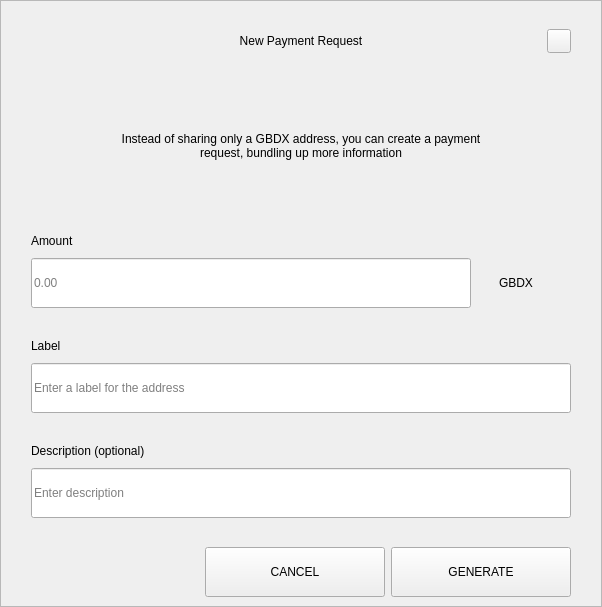
<?xml version="1.0" encoding="UTF-8"?>
<ui version="4.0">
 <class>RequestDialog</class>
 <widget class="QDialog" name="RequestDialog">
  <property name="geometry">
   <rect>
    <x>0</x>
    <y>0</y>
    <width>602</width>
    <height>607</height>
   </rect>
  </property>
  <property name="windowTitle">
   <string>Dialog</string>
  </property>
  <layout class="QVBoxLayout" name="verticalLayout_5">
   <property name="spacing">
    <number>0</number>
   </property>
   <property name="leftMargin">
    <number>0</number>
   </property>
   <property name="topMargin">
    <number>0</number>
   </property>
   <property name="rightMargin">
    <number>0</number>
   </property>
   <property name="bottomMargin">
    <number>0</number>
   </property>
   <item>
    <widget class="QFrame" name="frame">
     <property name="styleSheet">
      <string notr="true"/>
     </property>
     <property name="frameShape">
      <enum>QFrame::StyledPanel</enum>
     </property>
     <property name="frameShadow">
      <enum>QFrame::Raised</enum>
     </property>
     <layout class="QVBoxLayout" name="verticalLayout_4" stretch="1,0,0">
      <property name="spacing">
       <number>0</number>
      </property>
      <property name="leftMargin">
       <number>30</number>
      </property>
      <property name="topMargin">
       <number>20</number>
      </property>
      <property name="rightMargin">
       <number>30</number>
      </property>
      <property name="bottomMargin">
       <number>0</number>
      </property>
      <item>
       <layout class="QHBoxLayout" name="horizontalLayout_3">
        <property name="spacing">
         <number>0</number>
        </property>
        <item>
         <spacer name="horizontalSpacer_21">
          <property name="orientation">
           <enum>Qt::Horizontal</enum>
          </property>
          <property name="sizeHint" stdset="0">
           <size>
            <width>40</width>
            <height>20</height>
           </size>
          </property>
         </spacer>
        </item>
        <item>
         <widget class="QLabel" name="labelTitle">
          <property name="minimumSize">
           <size>
            <width>0</width>
            <height>40</height>
           </size>
          </property>
          <property name="maximumSize">
           <size>
            <width>16777215</width>
            <height>40</height>
           </size>
          </property>
          <property name="styleSheet">
           <string notr="true">padding-left:24px;</string>
          </property>
          <property name="text">
           <string>New Payment Request</string>
          </property>
          <property name="alignment">
           <set>Qt::AlignCenter</set>
          </property>
          <property name="margin">
           <number>7</number>
          </property>
         </widget>
        </item>
        <item>
         <spacer name="horizontalSpacer">
          <property name="orientation">
           <enum>Qt::Horizontal</enum>
          </property>
          <property name="sizeHint" stdset="0">
           <size>
            <width>40</width>
            <height>20</height>
           </size>
          </property>
         </spacer>
        </item>
        <item>
         <widget class="QPushButton" name="btnEsc">
          <property name="minimumSize">
           <size>
            <width>24</width>
            <height>24</height>
           </size>
          </property>
          <property name="maximumSize">
           <size>
            <width>24</width>
            <height>24</height>
           </size>
          </property>
          <property name="focusPolicy">
           <enum>Qt::NoFocus</enum>
          </property>
          <property name="text">
           <string/>
          </property>
         </widget>
        </item>
       </layout>
      </item>
      <item>
       <widget class="QStackedWidget" name="stack">
        <property name="minimumSize">
         <size>
          <width>540</width>
          <height>0</height>
         </size>
        </property>
        <property name="maximumSize">
         <size>
          <width>540</width>
          <height>16777215</height>
         </size>
        </property>
        <property name="currentIndex">
         <number>0</number>
        </property>
        <widget class="QWidget" name="page_1">
         <property name="minimumSize">
          <size>
           <width>540</width>
           <height>0</height>
          </size>
         </property>
         <property name="maximumSize">
          <size>
           <width>540</width>
           <height>16777215</height>
          </size>
         </property>
         <layout class="QVBoxLayout" name="layout1">
          <property name="spacing">
           <number>0</number>
          </property>
          <property name="leftMargin">
           <number>0</number>
          </property>
          <property name="topMargin">
           <number>0</number>
          </property>
          <property name="rightMargin">
           <number>0</number>
          </property>
          <property name="bottomMargin">
           <number>0</number>
          </property>
          <item>
           <spacer name="verticalSpacer_21">
            <property name="orientation">
             <enum>Qt::Vertical</enum>
            </property>
            <property name="sizeType">
             <enum>QSizePolicy::Fixed</enum>
            </property>
            <property name="sizeHint" stdset="0">
             <size>
              <width>20</width>
              <height>30</height>
             </size>
            </property>
           </spacer>
          </item>
          <item alignment="Qt::AlignHCenter">
           <widget class="QLabel" name="labelMessage">
            <property name="minimumSize">
             <size>
              <width>400</width>
              <height>50</height>
             </size>
            </property>
            <property name="text">
             <string>Instead of sharing only a GBDX address, you can create a payment request, bundling up more information</string>
            </property>
            <property name="alignment">
             <set>Qt::AlignCenter</set>
            </property>
            <property name="wordWrap">
             <bool>true</bool>
            </property>
           </widget>
          </item>
          <item alignment="Qt::AlignBottom">
           <widget class="QWidget" name="containerAmount" native="true">
            <layout class="QVBoxLayout" name="verticalLayout">
             <property name="spacing">
              <number>9</number>
             </property>
             <property name="leftMargin">
              <number>0</number>
             </property>
             <property name="topMargin">
              <number>0</number>
             </property>
             <property name="rightMargin">
              <number>0</number>
             </property>
             <property name="bottomMargin">
              <number>0</number>
             </property>
             <item>
              <widget class="QLabel" name="labelSubtitleAmount">
               <property name="minimumSize">
                <size>
                 <width>350</width>
                 <height>16</height>
                </size>
               </property>
               <property name="maximumSize">
                <size>
                 <width>16777215</width>
                 <height>16</height>
                </size>
               </property>
               <property name="text">
                <string>Amount</string>
               </property>
              </widget>
             </item>
             <item alignment="Qt::AlignTop">
              <widget class="QWidget" name="layoutAmount" native="true">
               <layout class="QHBoxLayout" name="horizontalLayout" stretch="2,0">
                <property name="spacing">
                 <number>0</number>
                </property>
                <property name="leftMargin">
                 <number>0</number>
                </property>
                <property name="topMargin">
                 <number>0</number>
                </property>
                <property name="rightMargin">
                 <number>0</number>
                </property>
                <property name="bottomMargin">
                 <number>0</number>
                </property>
                <item>
                 <widget class="QLineEdit" name="lineEditAmount">
                  <property name="minimumSize">
                   <size>
                    <width>0</width>
                    <height>50</height>
                   </size>
                  </property>
                  <property name="maximumSize">
                   <size>
                    <width>16777215</width>
                    <height>50</height>
                   </size>
                  </property>
                  <property name="placeholderText">
                   <string notr="true">0.00</string>
                  </property>
                 </widget>
                </item>
                <item>
                 <widget class="QWidget" name="comboContainer" native="true">
                  <property name="minimumSize">
                   <size>
                    <width>100</width>
                    <height>50</height>
                   </size>
                  </property>
                  <property name="maximumSize">
                   <size>
                    <width>16777215</width>
                    <height>50</height>
                   </size>
                  </property>
                  <layout class="QHBoxLayout" name="horizontalLayout_31">
                   <property name="spacing">
                    <number>0</number>
                   </property>
                   <property name="leftMargin">
                    <number>0</number>
                   </property>
                   <property name="topMargin">
                    <number>0</number>
                   </property>
                   <property name="rightMargin">
                    <number>10</number>
                   </property>
                   <property name="bottomMargin">
                    <number>0</number>
                   </property>
                   <item>
                    <widget class="QLabel" name="comboBoxCoin">
                     <property name="text">
                      <string>GBDX</string>
                     </property>
                     <property name="alignment">
                      <set>Qt::AlignCenter</set>
                     </property>
                    </widget>
                   </item>
                  </layout>
                 </widget>
                </item>
               </layout>
              </widget>
             </item>
            </layout>
           </widget>
          </item>
          <item>
           <spacer name="verticalSpacer_31">
            <property name="orientation">
             <enum>Qt::Vertical</enum>
            </property>
            <property name="sizeType">
             <enum>QSizePolicy::Fixed</enum>
            </property>
            <property name="sizeHint" stdset="0">
             <size>
              <width>20</width>
              <height>30</height>
             </size>
            </property>
           </spacer>
          </item>
          <item>
           <layout class="QVBoxLayout" name="verticalLayoutLabel">
            <property name="spacing">
             <number>9</number>
            </property>
            <item>
             <widget class="QLabel" name="labelSubtitleLabel">
              <property name="minimumSize">
               <size>
                <width>0</width>
                <height>16</height>
               </size>
              </property>
              <property name="maximumSize">
               <size>
                <width>16777215</width>
                <height>16</height>
               </size>
              </property>
              <property name="text">
               <string>Label</string>
              </property>
             </widget>
            </item>
            <item>
             <widget class="QLineEdit" name="lineEditLabel">
              <property name="minimumSize">
               <size>
                <width>0</width>
                <height>50</height>
               </size>
              </property>
              <property name="maximumSize">
               <size>
                <width>16777215</width>
                <height>50</height>
               </size>
              </property>
              <property name="placeholderText">
               <string>Enter a label for the address</string>
              </property>
             </widget>
            </item>
           </layout>
          </item>
          <item>
           <spacer name="verticalSpacer_34">
            <property name="orientation">
             <enum>Qt::Vertical</enum>
            </property>
            <property name="sizeType">
             <enum>QSizePolicy::Fixed</enum>
            </property>
            <property name="sizeHint" stdset="0">
             <size>
              <width>20</width>
              <height>30</height>
             </size>
            </property>
           </spacer>
          </item>
          <item>
           <layout class="QVBoxLayout" name="verticalLayoutDescription">
            <property name="spacing">
             <number>9</number>
            </property>
            <item>
             <widget class="QLabel" name="labelSubtitleDescription">
              <property name="minimumSize">
               <size>
                <width>0</width>
                <height>16</height>
               </size>
              </property>
              <property name="maximumSize">
               <size>
                <width>16777215</width>
                <height>16</height>
               </size>
              </property>
              <property name="text">
               <string>Description (optional)</string>
              </property>
             </widget>
            </item>
            <item>
             <widget class="QLineEdit" name="lineEditDescription">
              <property name="minimumSize">
               <size>
                <width>0</width>
                <height>50</height>
               </size>
              </property>
              <property name="maximumSize">
               <size>
                <width>16777215</width>
                <height>50</height>
               </size>
              </property>
              <property name="placeholderText">
               <string>Enter description</string>
              </property>
             </widget>
            </item>
            <item>
             <spacer name="verticalSpacer_4">
              <property name="orientation">
               <enum>Qt::Vertical</enum>
              </property>
              <property name="sizeType">
               <enum>QSizePolicy::Fixed</enum>
              </property>
              <property name="sizeHint" stdset="0">
               <size>
                <width>20</width>
                <height>20</height>
               </size>
              </property>
             </spacer>
            </item>
           </layout>
          </item>
         </layout>
        </widget>
        <widget class="QWidget" name="page_2">
         <layout class="QVBoxLayout" name="layout2">
          <item>
           <spacer name="verticalSpacer_5">
            <property name="orientation">
             <enum>Qt::Vertical</enum>
            </property>
            <property name="sizeType">
             <enum>QSizePolicy::Fixed</enum>
            </property>
            <property name="sizeHint" stdset="0">
             <size>
              <width>20</width>
              <height>50</height>
             </size>
            </property>
           </spacer>
          </item>
          <item alignment="Qt::AlignHCenter">
           <widget class="QLabel" name="labelQrImg">
            <property name="minimumSize">
             <size>
              <width>260</width>
              <height>260</height>
             </size>
            </property>
            <property name="maximumSize">
             <size>
              <width>260</width>
              <height>260</height>
             </size>
            </property>
            <property name="text">
             <string/>
            </property>
            <property name="alignment">
             <set>Qt::AlignCenter</set>
            </property>
           </widget>
          </item>
          <item>
           <spacer name="verticalSpacer_2">
            <property name="orientation">
             <enum>Qt::Vertical</enum>
            </property>
            <property name="sizeType">
             <enum>QSizePolicy::Fixed</enum>
            </property>
            <property name="sizeHint" stdset="0">
             <size>
              <width>20</width>
              <height>30</height>
             </size>
            </property>
           </spacer>
          </item>
          <item alignment="Qt::AlignHCenter">
           <widget class="QLabel" name="labelAddress">
            <property name="text">
             <string>GQeVBSRsUWWHQnquWKJSvZPttbXrWQRtoT </string>
            </property>
           </widget>
          </item>
          <item>
           <spacer name="verticalSpacer_32">
            <property name="orientation">
             <enum>Qt::Vertical</enum>
            </property>
            <property name="sizeType">
             <enum>QSizePolicy::Expanding</enum>
            </property>
            <property name="sizeHint" stdset="0">
             <size>
              <width>20</width>
              <height>20</height>
             </size>
            </property>
           </spacer>
          </item>
          <item>
           <layout class="QHBoxLayout" name="horizontal">
            <property name="leftMargin">
             <number>20</number>
            </property>
            <property name="rightMargin">
             <number>20</number>
            </property>
            <property name="bottomMargin">
             <number>20</number>
            </property>
            <item>
             <spacer name="horizontalSpacer_4">
              <property name="orientation">
               <enum>Qt::Horizontal</enum>
              </property>
              <property name="sizeHint" stdset="0">
               <size>
                <width>40</width>
                <height>20</height>
               </size>
              </property>
             </spacer>
            </item>
            <item>
             <widget class="QPushButton" name="btnCopyAddress">
              <property name="minimumSize">
               <size>
                <width>180</width>
                <height>50</height>
               </size>
              </property>
              <property name="text">
               <string>COPY ADDRESS</string>
              </property>
             </widget>
            </item>
            <item>
             <widget class="QPushButton" name="btnCopyUrl">
              <property name="minimumSize">
               <size>
                <width>180</width>
                <height>50</height>
               </size>
              </property>
              <property name="text">
               <string>COPY URL</string>
              </property>
             </widget>
            </item>
            <item>
             <spacer name="horizontalSpacer_2">
              <property name="orientation">
               <enum>Qt::Horizontal</enum>
              </property>
              <property name="sizeHint" stdset="0">
               <size>
                <width>40</width>
                <height>20</height>
               </size>
              </property>
             </spacer>
            </item>
           </layout>
          </item>
         </layout>
        </widget>
       </widget>
      </item>
      <item>
       <widget class="QWidget" name="buttonsStack" native="true">
        <layout class="QHBoxLayout" name="horizontalLayout_5">
         <property name="leftMargin">
          <number>20</number>
         </property>
         <property name="rightMargin">
          <number>0</number>
         </property>
         <item>
          <spacer name="horizontalSpacer_41">
           <property name="orientation">
            <enum>Qt::Horizontal</enum>
           </property>
           <property name="sizeHint" stdset="0">
            <size>
             <width>40</width>
             <height>20</height>
            </size>
           </property>
          </spacer>
         </item>
         <item>
          <widget class="QPushButton" name="btnCancel">
           <property name="minimumSize">
            <size>
             <width>180</width>
             <height>50</height>
            </size>
           </property>
           <property name="focusPolicy">
            <enum>Qt::NoFocus</enum>
           </property>
           <property name="text">
            <string>CANCEL</string>
           </property>
          </widget>
         </item>
         <item>
          <widget class="QPushButton" name="btnSave">
           <property name="minimumSize">
            <size>
             <width>180</width>
             <height>50</height>
            </size>
           </property>
           <property name="focusPolicy">
            <enum>Qt::NoFocus</enum>
           </property>
           <property name="text">
            <string>GENERATE</string>
           </property>
          </widget>
         </item>
        </layout>
       </widget>
      </item>
     </layout>
    </widget>
   </item>
  </layout>
 </widget>
 <resources/>
 <connections/>
</ui>
